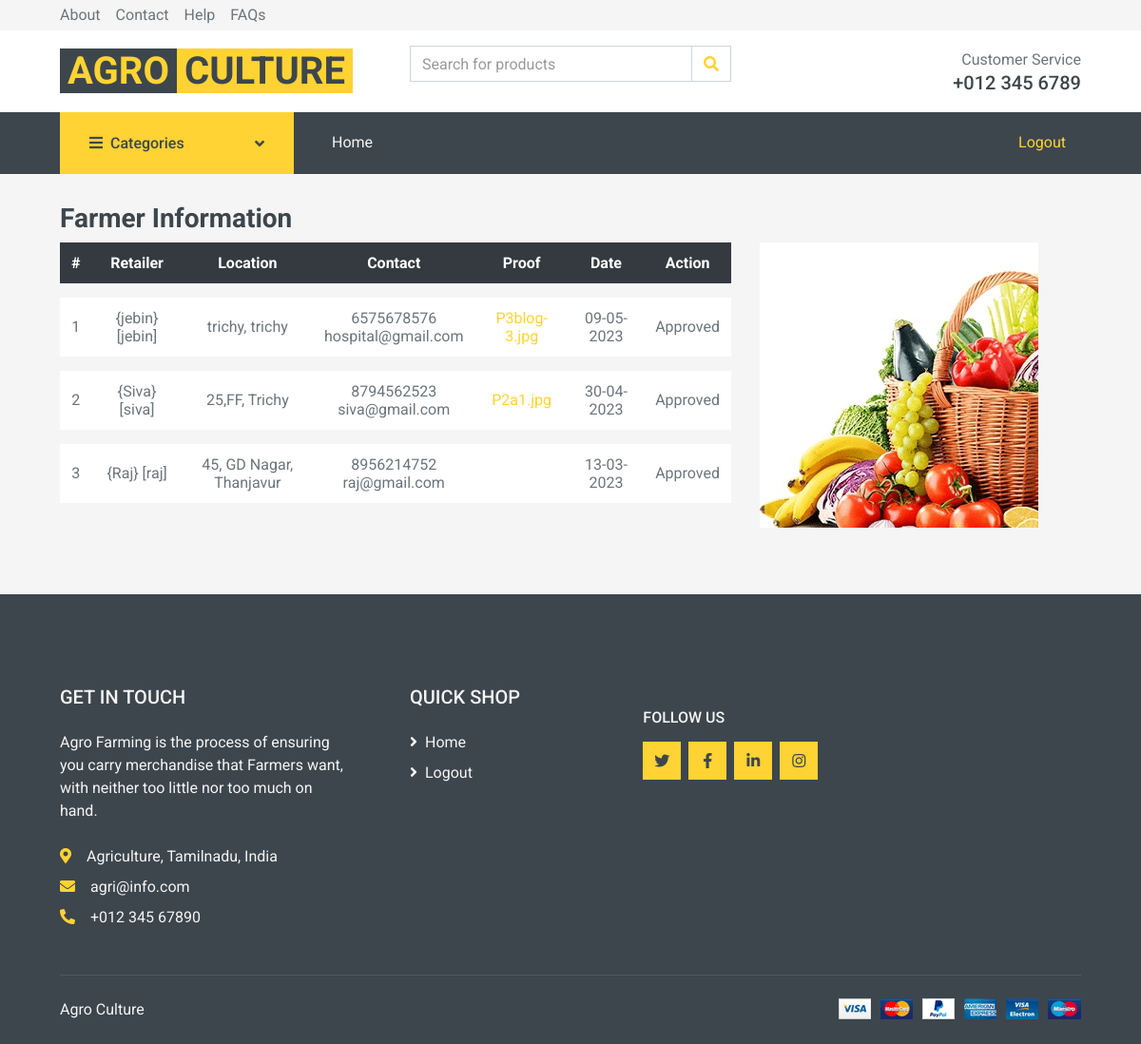
The app's page /admin.php with its own data.
### tables this page shows
CREATE TABLE `rt_retailer` (
  `id` int(11) NOT NULL,
  `name` varchar(20) NOT NULL,
  `address` varchar(50) NOT NULL,
  `city` varchar(30) NOT NULL,
  `mobile` bigint(20) NOT NULL,
  `email` varchar(40) NOT NULL,
  `proof` varchar(50) NOT NULL,
  `uname` varchar(20) NOT NULL,
  `pass` varchar(20) NOT NULL,
  `create_date` varchar(20) NOT NULL,
  `status` int(11) NOT NULL,
  PRIMARY KEY  (`uname`)
);

### admin.php (the view, shortened to what this page needs)
<?php
include("include/dbconnect.php");
extract($_REQUEST);
$q1=mysqli_query($connect,"select * from rt_retailer order by id desc");
$n1=mysqli_num_rows($q1);
?>
<html>
<head>
    <title><?php include("include/title.php"); ?></title>
    <link href="https://cdnjs.cloudflare.com/ajax/libs/font-awesome/5.10.0/css/all.min.css" rel="stylesheet">
    <link href="static/lib/animate/animate.min.css" rel="stylesheet">
    <link href="static/lib/owlcarousel/assets/owl.carousel.min.css" rel="stylesheet">
    <link href="static/css/style.css" rel="stylesheet">
</head>
<body>
    <div class="container-fluid">
        <div class="row bg-secondary py-1 px-xl-5">
            <div class="col-lg-6 d-none d-lg-block">
                <div class="d-inline-flex align-items-center h-100">
                    <a class="text-body mr-3" href="">About</a>
                    <a class="text-body mr-3" href="">Contact</a>
                    <a class="text-body mr-3" href="">Help</a>
                    <a class="text-body mr-3" href="">FAQs</a>
                </div>
            </div>
        </div>
        <div class="row align-items-center bg-light py-3 px-xl-5 d-none d-lg-flex">
            <div class="col-lg-4">
                <a href="" class="text-decoration-none">
                    <span class="h1 text-uppercase text-primary bg-dark px-2">Agro</span>
                    <span class="h1 text-uppercase text-dark bg-primary px-2 ml-n1"> culture</span>
                </a>
            </div>
            <div class="col-lg-4 col-6 text-left">
                <form action="">
                    <div class="input-group">
                        <input type="text" class="form-control" placeholder="Search for products">
                        <div class="input-group-append">
                            <span class="input-group-text bg-transparent text-primary">
                                <i class="fa fa-search"></i>
                            </span>
                        </div>
                    </div>
                </form>
            </div>
            <div class="col-lg-4 col-6 text-right">
                <p class="m-0">Customer Service</p>
                <h5 class="m-0">+012 345 6789</h5>
            </div>
        </div>
    </div>
<?php include("include/admin_link.php");?>
    <div class="container-fluid">
        <div class="row px-xl-5">
            <div class="col-12">
               <h3>Farmer Information</h3>
            </div>
        </div>
    </div>
    <div class="container-fluid">
        <div class="row px-xl-5">
            <div class="col-lg-8 table-responsive mb-5">
			<?php
			if($n1>0)
			{
			?>
                <table class="table table-light table-borderless table-hover text-center mb-0">
                    <thead class="thead-dark">
                        <tr>
							<th>#</th>
                            <th>Retailer</th>
                            <th>Location</th>
                            <th>Contact</th>
							<th>Proof</th>
                            <th>Date</th>
                            <th>Action</th>
                        </tr>
                    </thead>
                    <tbody class="align-middle">
						<?php
						$i=0;
						while($r1=mysqli_fetch_array($q1))
						{
						$i++;
						?>
                        <tr>
                            <td class="align-middle"><?php echo $i; ?></td>
                            <td class="align-middle">{<?php echo $r1['name']; ?>} [<?php echo $r1['uname']; ?>]</td>
                            <td class="align-middle"><?php echo $r1['address'].", ".$r1['city']; ?></td>
                            <td class="align-middle"><?php echo $r1['mobile']; ?><br><?php echo $r1['email']; ?></td>
                            <td class="align-middle"><?php echo '<a href="proof/'.$r1['proof'].'" target="_blank">'.$r1['proof'].'</a>'; ?></td>
							<td class="align-middle"><?php echo $r1['create_date']; ?></td>
							<td class="align-middle">
								<?php
								if($r1['status']=="1")
								{
								echo "Approved";
								}
								else
								{
								echo '<a href="admin.php?act=yes&did='.$r1['id'].'">Approval</a>';
								}
								?>
							</td>
                        </tr>
                     	<?php
						}
						?>
                    </tbody>
                </table>
				<?php
				}
				else
				{
				}
				?>
            </div>
            <div class="col-lg-4">
                <img src="static/img/sh1.jpg" class="img-fluid">
            </div>
        </div>
    </div>
    <div class="container-fluid bg-dark text-secondary mt-5 pt-5">
        <div class="row px-xl-5 pt-5">
            <div class="col-lg-4 col-md-12 mb-5 pr-3 pr-xl-5">
                <h5 class="text-secondary text-uppercase mb-4">Get In Touch</h5>
                <p class="mb-4">Agro Farming is the process of ensuring you carry merchandise that Farmers want, with neither too little nor too much on hand.</p>
                <p class="mb-2"><i class="fa fa-map-marker-alt text-primary mr-3"></i>Agriculture, Tamilnadu, India</p>
                <p class="mb-2"><i class="fa fa-envelope text-primary mr-3"></i>agri@info.com</p>
                <p class="mb-0"><i class="fa fa-phone-alt text-primary mr-3"></i>+012 345 67890</p>
            </div>
            <div class="col-lg-8 col-md-12">
                <div class="row">
                    <div class="col-md-4 mb-5">
                        <h5 class="text-secondary text-uppercase mb-4">Quick Shop</h5>
                        <div class="d-flex flex-column justify-content-start">
                            <a class="text-secondary mb-2" href="admin.php"><i class="fa fa-angle-right mr-2"></i>Home</a>
                            <a class="text-secondary mb-2" href="logout.php"><i class="fa fa-angle-right mr-2"></i>Logout</a>
                        </div>
                    </div>
                    <div class="col-md-4 mb-5">
                        <h6 class="text-secondary text-uppercase mt-4 mb-3">Follow Us</h6>
                        <div class="d-flex">
                            <a class="btn btn-primary btn-square mr-2" href="#"><i class="fab fa-twitter"></i></a>
                            <a class="btn btn-primary btn-square mr-2" href="#"><i class="fab fa-facebook-f"></i></a>
                            <a class="btn btn-primary btn-square mr-2" href="#"><i class="fab fa-linkedin-in"></i></a>
                            <a class="btn btn-primary btn-square" href="#"><i class="fab fa-instagram"></i></a>
                        </div>
                    </div>
                </div>
            </div>
        </div>
        <div class="row border-top mx-xl-5 py-4" style="border-color: rgba(256, 256, 256, .1) !important;">
            <div class="col-md-6 px-xl-0">
                <p class="mb-md-0 text-center text-md-left text-secondary">
                   <?php include("include/title.php"); ?> <a class="text-primary" href="#"></a>
                    <br> <a href="https://themewagon.com" target="_blank"></a>
                </p>
            </div>
            <div class="col-md-6 px-xl-0 text-center text-md-right">
                <img class="img-fluid" src="static/img/payments.png" alt="">
            </div>
        </div>
    </div>
</body>
</html>

### records on screen
rt_retailer: name "jebin", uname "jebin", address "trichy", city "trichy", mobile "6575678576", email "hospital@gmail.com", proof "P3blog-3.jpg", create_date "09-05-2023", status "Approved"
rt_retailer: name "Siva", uname "siva", address "25,FF", city "Trichy", mobile "8794562523", email "siva@gmail.com", proof "P2a1.jpg", create_date "30-04-2023", status "Approved"
rt_retailer: name "Raj", uname "raj", address "45, GD Nagar", city "Thanjavur", mobile "8956214752", email "raj@gmail.com", create_date "13-03-2023", status "Approved"
